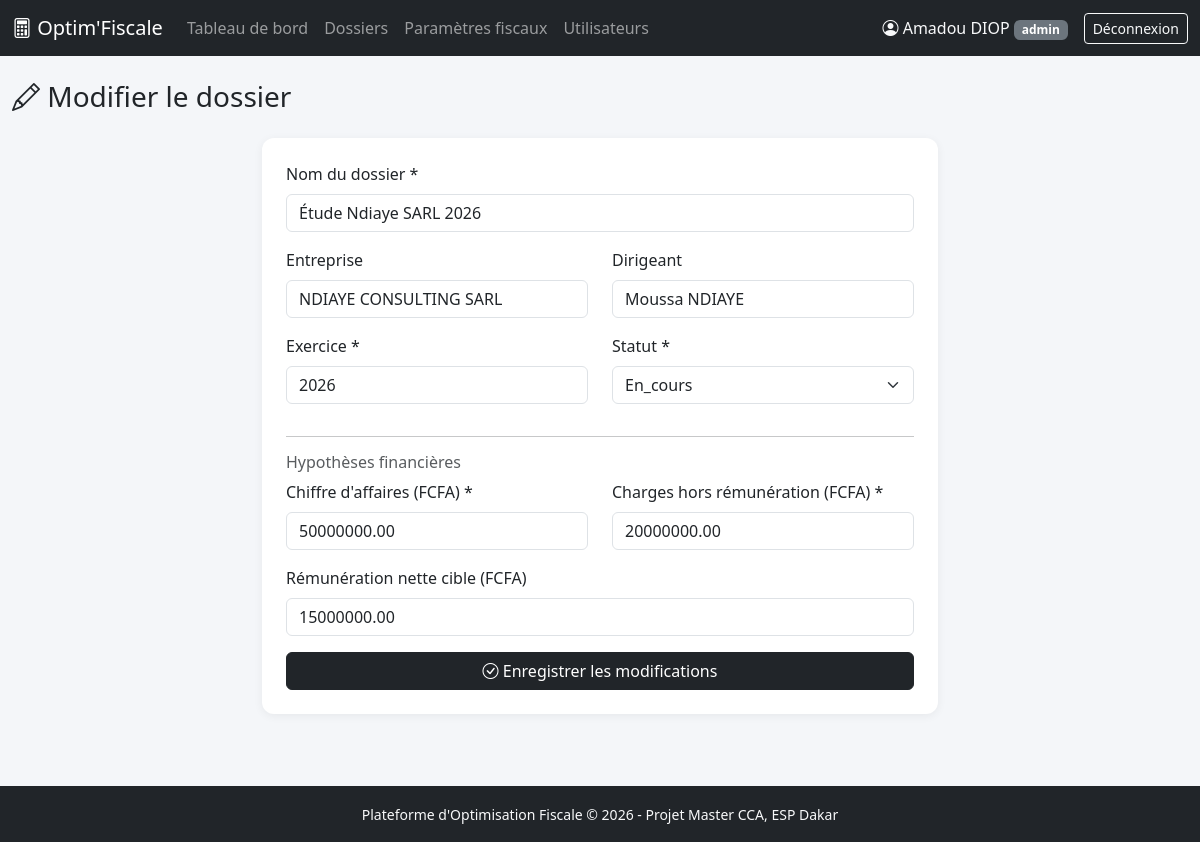
The page /pages/dossier_modifier.php?id=1 (signed in) on the database its author committed.
### tables this page shows
CREATE TABLE dossiers (
    id_dossier          INT AUTO_INCREMENT PRIMARY KEY,
    id_utilisateur      INT NOT NULL,            
    id_client           INT NULL,                
    nom_dossier         VARCHAR(150) NOT NULL,
    nom_entreprise      VARCHAR(150) NULL,
    nom_dirigeant       VARCHAR(150) NULL,
    exercice            YEAR NOT NULL,
    statut              ENUM('brouillon', 'en_cours', 'finalise') NOT NULL DEFAULT 'brouillon',
    date_creation       DATETIME NOT NULL DEFAULT CURRENT_TIMESTAMP,
    date_modification   DATETIME NOT NULL DEFAULT CURRENT_TIMESTAMP ON UPDATE CURRENT_TIMESTAMP,
    FOREIGN KEY (id_utilisateur) REFERENCES utilisateurs(id_utilisateur),
    FOREIGN KEY (id_client) REFERENCES utilisateurs(id_utilisateur)
);

CREATE TABLE hypotheses (
    id_hypothese            INT AUTO_INCREMENT PRIMARY KEY,
    id_dossier               INT NOT NULL,
    chiffre_affaires         DECIMAL(15,2) NOT NULL,
    charges_hors_remuneration DECIMAL(15,2) NOT NULL,
    resultat_avant_remuneration DECIMAL(15,2) GENERATED ALWAYS AS
        (chiffre_affaires - charges_hors_remuneration) STORED,
    remuneration_nette_cible DECIMAL(15,2) NULL,   
    date_saisie              DATETIME NOT NULL DEFAULT CURRENT_TIMESTAMP,
    FOREIGN KEY (id_dossier) REFERENCES dossiers(id_dossier) ON DELETE CASCADE
);

### pages/dossier_modifier.php (the view, shortened to what this page needs)
<?php
$pdo = getPDO();
$idDossier = (int) ($_GET['id'] ?? $_POST['id_dossier'] ?? 0);
$stmt = $pdo->prepare('SELECT * FROM dossiers WHERE id_dossier = :id');
$stmt->execute(['id' => $idDossier]);
$dossier = $stmt->fetch();
$stmtH = $pdo->prepare('SELECT * FROM hypotheses WHERE id_dossier = :id ORDER BY id_hypothese DESC LIMIT 1');
$stmtH->execute(['id' => $idDossier]);
$hypotheses = $stmtH->fetch();
require_once __DIR__ . '/../includes/header.php';
?>
<h3 class="mb-4"><i class="bi bi-pencil"></i> Modifier le dossier</h3>
<div class="row justify-content-center">
    <div class="col-lg-7">
        <div class="card p-4">
            <form method="post" novalidate>
                <div class="mb-3">
                    <label class="form-label">Nom du dossier *</label>
                    <input type="text" name="nom_dossier" class="form-control" required
                           value="<?= htmlspecialchars($_POST['nom_dossier'] ?? $dossier['nom_dossier']) ?>">
                </div>
                <div class="row">
                    <div class="col-md-6 mb-3">
                        <label class="form-label">Entreprise</label>
                        <input type="text" name="nom_entreprise" class="form-control"
                               value="<?= htmlspecialchars($_POST['nom_entreprise'] ?? $dossier['nom_entreprise']) ?>">
                    </div>
                    <div class="col-md-6 mb-3">
                        <label class="form-label">Dirigeant</label>
                        <input type="text" name="nom_dirigeant" class="form-control"
                               value="<?= htmlspecialchars($_POST['nom_dirigeant'] ?? $dossier['nom_dirigeant']) ?>">
                    </div>
                </div>
                <div class="row">
                    <div class="col-md-6 mb-3">
                        <label class="form-label">Exercice *</label>
                        <input type="number" name="exercice" class="form-control" required
                               value="<?= htmlspecialchars($_POST['exercice'] ?? $dossier['exercice']) ?>">
                    </div>
                    <div class="col-md-6 mb-3">
                        <label class="form-label">Statut *</label>
                        <select name="statut" class="form-select">
                            <?php foreach (['brouillon', 'en_cours', 'finalise'] as $s): ?>
                                <option value="<?= $s ?>" <?= $dossier['statut'] === $s ? 'selected' : '' ?>><?= ucfirst($s) ?></option>
                            <?php endforeach; ?>
                        </select>
                    </div>
                </div>
                <hr>
                <h6 class="text-muted">Hypothèses financières</h6>
                <div class="row">
                    <div class="col-md-6 mb-3">
                        <label class="form-label">Chiffre d'affaires (FCFA) *</label>
                        <input type="number" step="0.01" name="chiffre_affaires" class="form-control" required
                               value="<?= htmlspecialchars($_POST['chiffre_affaires'] ?? $hypotheses['chiffre_affaires']) ?>">
                    </div>
                    <div class="col-md-6 mb-3">
                        <label class="form-label">Charges hors rémunération (FCFA) *</label>
                        <input type="number" step="0.01" name="charges" class="form-control" required
                               value="<?= htmlspecialchars($_POST['charges'] ?? $hypotheses['charges_hors_remuneration']) ?>">
                    </div>
                </div>
                <div class="mb-3">
                    <label class="form-label">Rémunération nette cible (FCFA)</label>
                    <input type="number" step="0.01" name="net_cible" class="form-control"
                           value="<?= htmlspecialchars($_POST['net_cible'] ?? $hypotheses['remuneration_nette_cible']) ?>">
                </div>
                <button type="submit" class="btn btn-dark w-100"><i class="bi bi-check-circle"></i> Enregistrer les modifications</button>
            </form>
        </div>
    </div>
</div>
<?php require_once __DIR__ . '/../includes/footer.php'; ?>

### assets/css/style.css (style rules this page uses)
body { background-color: #f4f6f9; }
.card { border: none; border-radius: 12px; box-shadow: 0 2px 10px rgba(0,0,0,0.06); }

### rows shown on the page
dossiers: nom_dossier "Étude Ndiaye SARL 2026", nom_entreprise "NDIAYE CONSULTING SARL", nom_dirigeant "Moussa NDIAYE", exercice "2026", statut "En_cours"
hypotheses: chiffre_affaires "50000000.00", charges "20000000.00", net_cible "15000000.00"

### other values the page prints
$_SESSION['nom_complet'] "Amadou DIOP"
$_SESSION['role'] "admin"
